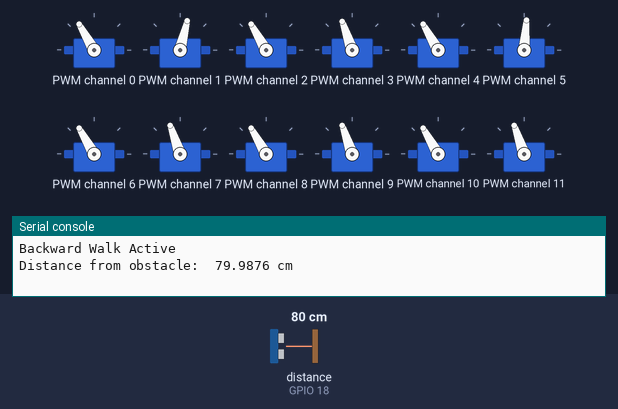
The program below on a simulated ESP32 board running MicroPython. On the bench: 12 × servo, the last lines printed to the serial console. The inputs (shaded band) are chosen by the test bench; at power-on: distance to the obstacle (sensor on GPIO 18) 80 cm. The echo pulse lasts 58.3 µs per cm; servo angles are drawn from the pulse width (0.5 ms = 0°, 2.5 ms = 180°).

Above: at 1.7 s.
1.8 s: distance to the obstacle (sensor on GPIO 18) set to 120 cm
At 8.7 s:
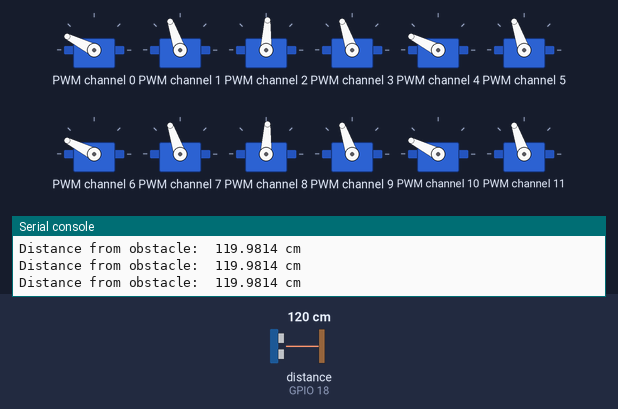
8.8 s: distance to the obstacle (sensor on GPIO 18) set to 2 cm
At 17.8 s:
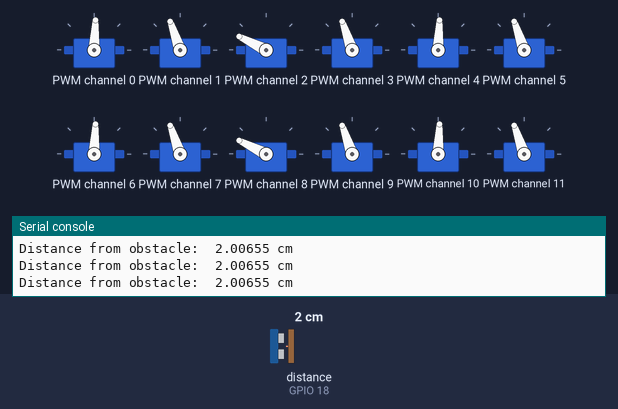
Timing chart, 0 to 25.3 s (numbered marks = the images above; inputs shaded):
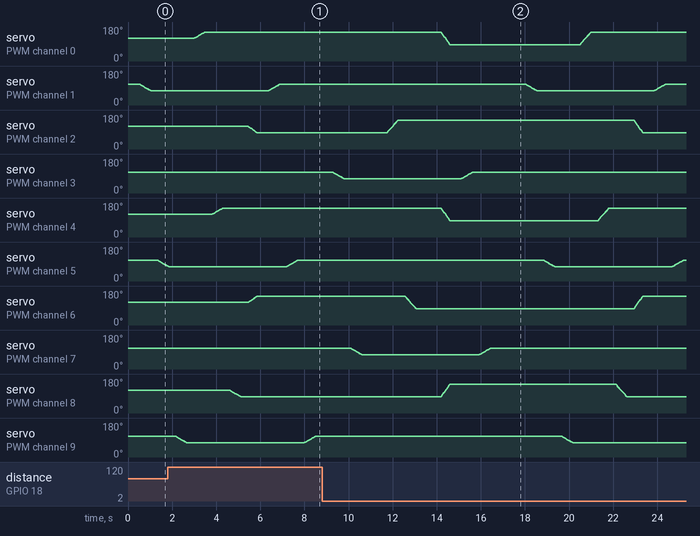

Measured:
- by itself, servo on PWM channel 2: rises from 87° to 153° in 0.49 s, then falls to 87° in 11.1 s
- by itself, servo on PWM channel 8: rises from 87° to 153° in 0.38 s, then falls to 87° in 8.0 s

The program:

Backward_New.py
```python
from machine import I2C, Pin, time_pulse_us
import time

def lerp(a, b, t):
    return a + (b - a) * t

# ================= CONFIGURATION =================
HIP_CENTER   = 90
HIP_FORWARD  = 120     # Used to PUSH body backward
HIP_BACKWARD = 60      # Used to SWING leg backward

KNEE_DOWN    = 80
KNEE_UP      = KNEE_DOWN - 30

PCA_ADDR = 0x40
I2C_SCL  = 22
I2C_SDA  = 21

RIGHT_LEGS = [1, 2, 3]

TRIPOD_A = [1, 3, 5]
TRIPOD_B = [2, 4, 6]

SERVOS = {
    1: {"hip": 0,  "knee": 1},
    2: {"hip": 2,  "knee": 3},
    3: {"hip": 4,  "knee": 5},
    4: {"hip": 6,  "knee": 7},
    5: {"hip": 8,  "knee": 9},
    6: {"hip": 10, "knee": 11}
}

# ================= SONAR / HC-SR04 =================
TRIG = Pin(5, Pin.OUT)
ECHO = Pin(18, Pin.IN)

def get_distance():
    # Ensure trigger is LOW
    TRIG.off()
    time.sleep_us(2)

    # Send 10us pulse
    TRIG.on()
    time.sleep_us(10)
    TRIG.off()

    # Measure echo pulse width
    pulse_time = time_pulse_us(ECHO, 1, 30000)  # timeout = 30ms

    if pulse_time < 0:
        return None  # No echo received

    # Convert time to distance (cm)
    distance = (pulse_time * 0.0343) / 2
    return distance

#obstacle_distance = get_distance()

# ================= I2C / PCA9685 =================
i2c = I2C(0, scl=Pin(I2C_SCL), sda=Pin(I2C_SDA), freq=100000)

class PCA9685:
    def __init__(self, i2c, address=0x40):
        self.i2c = i2c
        self.address = address
        self.reset()
        self.set_freq(50)

    def reset(self):
        self.i2c.writeto_mem(self.address, 0x00, b'\x00')
        time.sleep(0.01)

    def set_freq(self, freq):
        prescale = int(25000000 / (4096 * freq) - 1)
        old = self.i2c.readfrom_mem(self.address, 0x00, 1)[0]
        self.i2c.writeto_mem(self.address, 0x00, bytes([(old & 0x7F) | 0x10]))
        self.i2c.writeto_mem(self.address, 0xFE, bytes([prescale]))
        self.i2c.writeto_mem(self.address, 0x00, bytes([old | 0xA1]))
        time.sleep(0.005)

    def set_pwm(self, channel, on, off):
        data = bytearray(4)
        data[0] = on & 0xFF
        data[1] = on >> 8
        data[2] = off & 0xFF
        data[3] = off >> 8
        self.i2c.writeto_mem(self.address, 0x06 + 4 * channel, data)

    def set_angle(self, channel, angle):
        angle = max(0, min(180, angle))
        pulse = int(150 + (angle / 180) * 450)
        self.set_pwm(channel, 0, pulse)

pca = PCA9685(i2c)

# ================= STATE MEMORY =================
current_state = {
    leg: {"hip": HIP_CENTER, "knee": KNEE_DOWN}
    for leg in SERVOS
}

# ================= LOW LEVEL =================
def write_leg(leg, hip, knee):
    current_state[leg]["hip"] = hip
    current_state[leg]["knee"] = knee

    if leg in RIGHT_LEGS:
        hip = 180 - hip

    pca.set_angle(SERVOS[leg]["hip"], hip)
    pca.set_angle(SERVOS[leg]["knee"], knee)

def move_leg_smooth(leg, hip=None, knee=None, duration=500):
    h0 = current_state[leg]["hip"]
    k0 = current_state[leg]["knee"]

    h1 = h0 if hip is None else hip
    k1 = k0 if knee is None else knee

    start = time.ticks_ms()
    end = start + duration

    while True:
        now = time.ticks_ms()
        if time.ticks_diff(now, end) >= 0:
            break

        t = time.ticks_diff(now, start) / duration
        write_leg(
            leg,
            int(lerp(h0, h1, t)),
            int(lerp(k0, k1, t))
        )
        time.sleep(0.02)   # ~50 Hz servo update

    write_leg(leg, h1, k1)

def move_group_sync(targets, duration=400):
    start = time.ticks_ms()
    end = start + duration

    start_state = {
        leg: {
            "hip": current_state[leg]["hip"],
            "knee": current_state[leg]["knee"]
        }
        for leg in targets
    }

    while True:
        now = time.ticks_ms()
        if time.ticks_diff(now, end) >= 0:
            break

        t = time.ticks_diff(now, start) / duration

        for leg, target in targets.items():
            h = lerp(start_state[leg]["hip"], target["hip"], t)
            k = lerp(start_state[leg]["knee"], target["knee"], t)
            write_leg(leg, int(h), int(k))

        time.sleep(0.02)

    for leg, target in targets.items():
        write_leg(leg, target["hip"], target["knee"])

# ================= POWER SAFE GAIT =================
def lift_tripod_sequential(tripod):
    for leg in tripod:
        move_leg_smooth(leg, knee=KNEE_UP)
        time.sleep(0.3)

def lower_tripod_sequential(tripod):
    for leg in tripod:
        move_leg_smooth(leg, knee=KNEE_DOWN)
        time.sleep(0.3)

# ================= BACKWARD STEP =================
def backward_step(lift_group, push_group):
    # 1. Lift air legs
    obstacle_distance = get_distance()
    print("Distance from obstacle: ", obstacle_distance, 'cm')
    lift_tripod_sequential(lift_group)

    # 2. Swing lifted legs BACKWARD
    obstacle_distance = get_distance()
    print("Distance from obstacle: ", obstacle_distance, 'cm')
    for leg in lift_group:
        move_leg_smooth(leg, hip=HIP_BACKWARD)
        time.sleep(0.3)

    # 3. Push ground legs FORWARD
    obstacle_distance = get_distance()
    print("Distance from obstacle: ", obstacle_distance, 'cm')
    targets = {
        leg: {"hip": HIP_FORWARD, "knee": KNEE_DOWN}
        for leg in push_group
    }
    move_group_sync(targets)
    time.sleep(0.5)

    # 4. Lower air legs
    obstacle_distance = get_distance()
    print("Distance from obstacle: ", obstacle_distance, 'cm')
    lower_tripod_sequential(lift_group)

# ================= STAND =================
def stand():
    targets = {
        leg: {"hip": HIP_CENTER, "knee": KNEE_DOWN}
        for leg in SERVOS
    }
    move_group_sync(targets, duration=2000)

# ================= MAIN =================
print("Backward Walk Active")

for leg in SERVOS:
    current_state[leg]["hip"] = HIP_CENTER
    current_state[leg]["knee"] = KNEE_DOWN
    write_leg(leg, HIP_CENTER, KNEE_DOWN)

time.sleep(0.5)


for _ in range(4):
    backward_step(TRIPOD_A, TRIPOD_B)
    time.sleep(0.5)
    backward_step(TRIPOD_B, TRIPOD_A)
    time.sleep(0.5)

stand()
print("Backward Walk Done")
```
